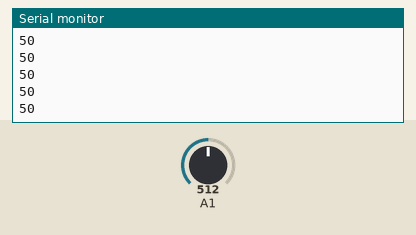
This sketch was run on a simulated Arduino Uno, built with avr-gcc and run on an emulated ATmega328P. On the bench: the last lines printed to the serial monitor. The inputs (shaded band) are chosen by the test bench; at power-on: A1 = 512.

Above: at 1.2 s.
1.3 s: A1 set to 716
At 1.31 s:
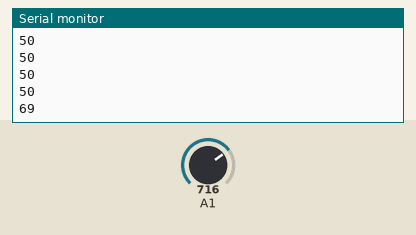
2.8 s: A1 set to 900
At 2.81 s:
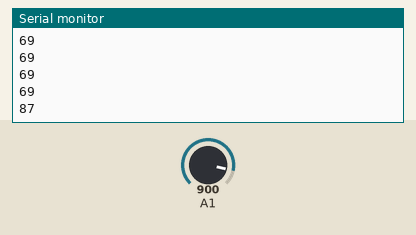
Timing chart, 0 to 5.8 s (numbered marks = the images above; inputs shaded):
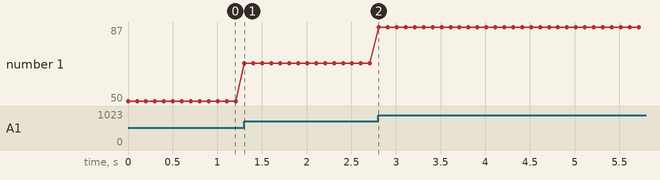

Measured:
- after the input at 1.3 s, the serial monitor: prints a new line at once (image 1)
- after the input at 2.8 s, the serial monitor: prints a new line at once (image 2)
- plotted number 1: 50 → 69 after the input at 1.3 s, 69 → 87 after the input at 2.8 s

The sketch:

worksheet_14.2.ino
```cpp
int A;
void setup() {
Serial.begin(9600);
}

void loop() {
A=map(analogRead(A1),0, 1023, 0, 100);
Serial.println(A);
delay(100);
}
```
